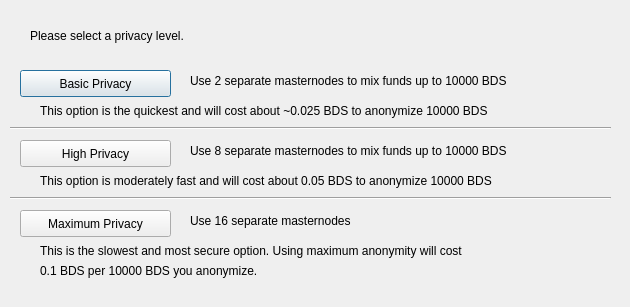
<?xml version="1.0" encoding="UTF-8"?>
<ui version="4.0">
 <class>ObfuscationConfig</class>
 <widget class="QDialog" name="ObfuscationConfig">
  <property name="geometry">
   <rect>
    <x>0</x>
    <y>0</y>
    <width>630</width>
    <height>307</height>
   </rect>
  </property>
  <property name="windowTitle">
   <string>Configure Obfuscation</string>
  </property>
  <widget class="QPushButton" name="buttonBasic">
   <property name="geometry">
    <rect>
     <x>20</x>
     <y>70</y>
     <width>151</width>
     <height>27</height>
    </rect>
   </property>
   <property name="text">
    <string>Basic Privacy</string>
   </property>
  </widget>
  <widget class="QPushButton" name="buttonHigh">
   <property name="geometry">
    <rect>
     <x>20</x>
     <y>140</y>
     <width>151</width>
     <height>27</height>
    </rect>
   </property>
   <property name="text">
    <string>High Privacy</string>
   </property>
  </widget>
  <widget class="QPushButton" name="buttonMax">
   <property name="geometry">
    <rect>
     <x>20</x>
     <y>210</y>
     <width>151</width>
     <height>27</height>
    </rect>
   </property>
   <property name="text">
    <string>Maximum Privacy</string>
   </property>
  </widget>
  <widget class="QLabel" name="label">
   <property name="geometry">
    <rect>
     <x>30</x>
     <y>20</y>
     <width>571</width>
     <height>31</height>
    </rect>
   </property>
   <property name="text">
    <string>Please select a privacy level.</string>
   </property>
  </widget>
  <widget class="QLabel" name="label_2">
   <property name="geometry">
    <rect>
     <x>190</x>
     <y>70</y>
     <width>421</width>
     <height>21</height>
    </rect>
   </property>
   <property name="text">
    <string>Use 2 separate masternodes to mix funds up to 10000 BDS</string>
   </property>
  </widget>
  <widget class="QLabel" name="label_3">
   <property name="geometry">
    <rect>
     <x>190</x>
     <y>140</y>
     <width>411</width>
     <height>21</height>
    </rect>
   </property>
   <property name="text">
    <string>Use 8 separate masternodes to mix funds up to 10000 BDS</string>
   </property>
  </widget>
  <widget class="QLabel" name="label_4">
   <property name="geometry">
    <rect>
     <x>190</x>
     <y>210</y>
     <width>421</width>
     <height>21</height>
    </rect>
   </property>
   <property name="text">
    <string>Use 16 separate masternodes</string>
   </property>
  </widget>
  <widget class="QLabel" name="label_6">
   <property name="geometry">
    <rect>
     <x>40</x>
     <y>100</y>
     <width>561</width>
     <height>21</height>
    </rect>
   </property>
   <property name="text">
    <string>This option is the quickest and will cost about ~0.025 BDS to anonymize 10000 BDS</string>
   </property>
  </widget>
  <widget class="QLabel" name="label_7">
   <property name="geometry">
    <rect>
     <x>40</x>
     <y>170</y>
     <width>561</width>
     <height>21</height>
    </rect>
   </property>
   <property name="text">
    <string>This option is moderately fast and will cost about 0.05 BDS to anonymize 10000 BDS</string>
   </property>
  </widget>
  <widget class="QLabel" name="label_8">
   <property name="geometry">
    <rect>
     <x>40</x>
     <y>240</y>
     <width>561</width>
     <height>21</height>
    </rect>
   </property>
   <property name="text">
    <string>This is the slowest and most secure option. Using maximum anonymity will cost</string>
   </property>
  </widget>
  <widget class="QLabel" name="label_9">
   <property name="geometry">
    <rect>
     <x>40</x>
     <y>260</y>
     <width>561</width>
     <height>21</height>
    </rect>
   </property>
   <property name="text">
    <string>0.1 BDS per 10000 BDS you anonymize.</string>
   </property>
  </widget>
  <widget class="Line" name="line">
   <property name="geometry">
    <rect>
     <x>10</x>
     <y>120</y>
     <width>601</width>
     <height>16</height>
    </rect>
   </property>
   <property name="orientation">
    <enum>Qt::Horizontal</enum>
   </property>
  </widget>
  <widget class="Line" name="line_2">
   <property name="geometry">
    <rect>
     <x>10</x>
     <y>190</y>
     <width>601</width>
     <height>16</height>
    </rect>
   </property>
   <property name="orientation">
    <enum>Qt::Horizontal</enum>
   </property>
  </widget>
 </widget>
 <resources/>
 <connections/>
</ui>
